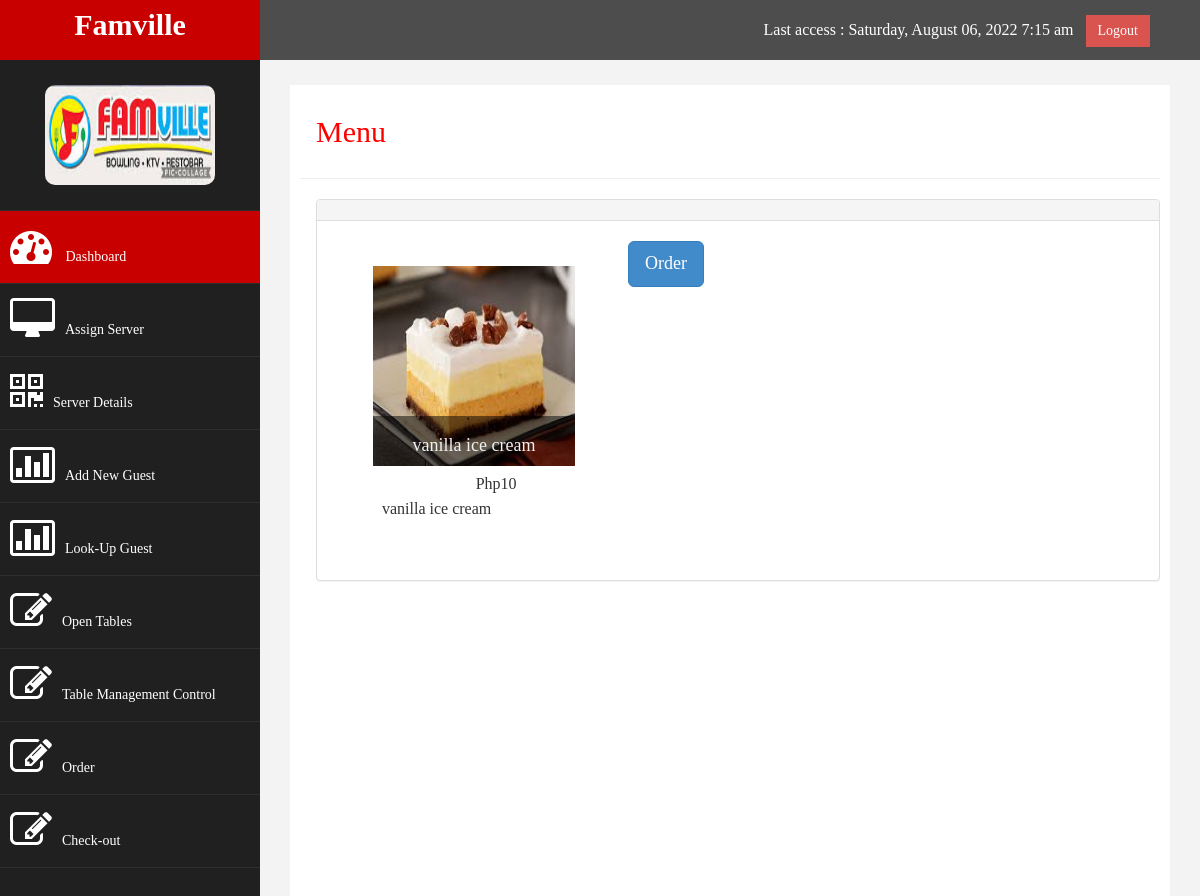
Page /cashier_personnel/order_2.php?id=12 on the committed database.
### tables this page shows
CREATE TABLE `product` (
  `product_id` int(11) NOT NULL,
  `product_name` varchar(100) NOT NULL,
  `product_description` varchar(100) NOT NULL,
  `quantity` int(11) NOT NULL,
  `price` int(11) NOT NULL,
  `status_type_id` int(11) NOT NULL COMMENT 'Enabled; Disabled',
  `availability` varchar(100) NOT NULL COMMENT 'Available; Not-Available',
  `category_id` int(11) NOT NULL,
  `image` varchar(100) NOT NULL,
  `set_type_id` int(11) NOT NULL,
  `tuple_class_id` int(11) NOT NULL,
  `size_class_id` int(11) NOT NULL,
  `product_num_id` varchar(100) NOT NULL,
  `date_start` varchar(100) NOT NULL,
  `date_end` varchar(100) NOT NULL,
  `date_added` timestamp NOT NULL DEFAULT CURRENT_TIMESTAMP ON UPDATE CURRENT_TIMESTAMP
);

### cashier_personnel/order_2.php (the view, shortened to what this page needs)
    <link href="../assets/css/bootstrap.css" rel="stylesheet" />
    <link href="../assets/css/font-awesome.css" rel="stylesheet" />
    <link href="../assets/js/morris/morris-0.4.3.min.css" rel="stylesheet" />
    <link href="../assets/css/custom.css" rel="stylesheet" />
    <link rel="stylesheet" type="text/css" href="../assets/css/css_table_image.css" />
<link href="./image-picker/image-picker.css" rel="stylesheet"/>
<?php
include('header.php');
include('side_bar.php');
if(isset($_GET['id'])){
    $id=$_GET['id'];
}
?>
<div id="page-wrapper">
            <div id="page-inner">
                <div class="row">
                    <div class="col-md-12">
                     <h2>Menu</h2>
                    </div>
                </div>
                 <hr>
               <div class="row">
                <div class="col-md-12">
                    <div class="panel panel-default">
                        <div class="panel-heading">
                        </div>
                        <div class="panel-body">
                            <div class="row">
                                <div class="col-md-6">
                                        <?php
                                        include('../config.php');
                                        $sql_val='SELECT product.product_id, product.product_name, product.product_description, product.quantity, product.price, product.availability, product.category_id, category.category_type, product.image, product.status_type_id, status_type.status_type,  product.product_num_id, product.date_added
                                            FROM product
                                            LEFT JOIN category
                                            ON category.category_id=product.category_id
                                            LEFT JOIN status_type
                                            ON status_type.status_type_id=product.status_type_id
                                            WHERE product.product_id="'.$id.'"';
                                        $qry_val=mysqli_query($CON, $sql_val) or die(mysqli_error($qry_val));
                                        while($row=mysqli_fetch_array($qry_val)){
                                            $product_id=$row['product_id'];
                                            $product_name=$row['product_name'];
                                            $price=$row['price'];
                                            $image=$row['image'];
                                            $product_description=$row['product_description'];
                                        }
                                        ?>
                                        <div class="column">
                                            <a href=""><img src="<?php echo '../images_3/upload/'.$image; ?>" alt="<?php echo $product_name; ?>" style="width: 202px; height: 200px;" height="134px"></a>
                                            <div class="image-text"><h4 style="text-align: center;"><?php echo $product_name; ?></h4></div>
                                          </div>
                                          <div class="form-group" style="
    margin-left: 280px;
">
                                            <a href="<?php echo './choose_quantity.php?id='.$product_id;?>" class="btn btn-primary btn-lg">Order</a>
                                          </div>
                                          <p style="
    margin-top: 150px;
    padding: 34px;
">                                        <?php echo 'Php'.$price.'<br>'.$product_description; ?>
                                          </p>
                            </div>
                        </div>
                    </div>
                </div>
            </div>
    </div>
            </div>
<?php
include('footer.php');
?>

### assets/css/custom.css (style rules this page uses)
body { font-family: 'Open Sans', sans-serif; }
#page-wrapper { padding: 15px 15px; min-height: 600px; background:#F3F3F3; }
#page-inner { width:100%; margin:10px 20px 10px 0px; background-color:#fff!important; padding:10px; min-height:1200px; }
h2 { color: #f00; }
h4 { padding-top:10px; }
p { font-size:16px; line-height:25px; padding-top:20px; }
@media (min-width:768px) { #page-wrapper { margin: 0 0 0 260px; padding: 15px 30px; min-height: 1200px; } }

### assets/css/css_table_image.css (style rules this page uses)
.column { float: left; width: 33.33%; padding: 25px; }
.row::after { content: ""; clear: both; display: table; }
.row { margin-left: 1px; }
.column { position: relative; max-width: 800px; margin: 0 auto; }
.column img { vertical-align: middle; }
.column .image-text { position: absolute; bottom: 25px; background: rgba(0, 0, 0, 0.5); color: #f1f1f1; width: 202px; }

### css_invoice/css/style.css (style rules this page uses)
* { margin: 0; padding: 0; }
body { font: 14px/1.4 Georgia, serif; }

### rows in the picture
product: image (picture), product_name "vanilla ice cream", price "10", product_description "vanilla ice cream"
